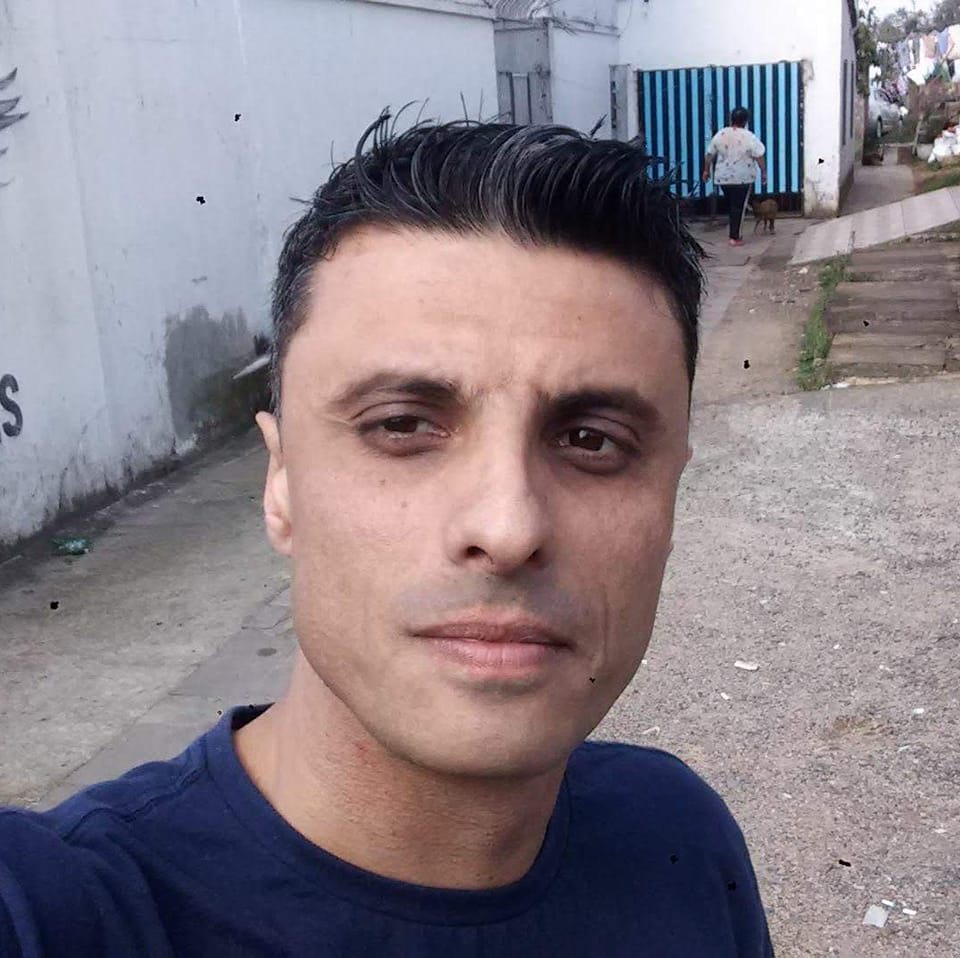
#> input picture imagem.jpg, 960 x 958 px
$ python binarios-com-python.py
#> lines starting #> are read from the running program, lines starting #| are printed output that depends on the picture

from PIL import Image # Importa a biblioteca PIL (Python Imaging Library) para manipulação de imagens
import numpy as np # Importa a biblioteca NumPy para manipulação de arrays
#import sys # Importa o módulo sys para acessar variáveis e funções do sistema
#print(sys.executable) # Imprime o caminho do executável do Python para resolver problemas de importação de bibliotecas


def main():
    #carregar a imagem original
    img = Image.open('imagem.jpg')
#> img is the input picture: PIL image 960x958 RGB; mean R, G, B 137.2, 127.7, 135.5
    img.show() # Exibe a imagem original

    #converter a imagem em dados binários
    imgdata = np.array(img) # Converte a imagem em um array NumPy
    bynary_data = imgdata.tobytes() # Converte o array em dados binários

    #salvar os dados binários em um arquivo
    with open('original_img.bin', 'wb') as file: # Abre o arquivo 'imagem.bin' para escrita em modo binário
        file.write(bynary_data) # Escreve os dados binários no arquivo

    #copiar o arquivo binário
    with open('original_img.bin', 'rb') as original_file:
        data = original_file.read() # Lê os dados binários do arquivo original

    with open('copia_img.bin', 'wb') as copy_file: # Abre o arquivo 'copia_img.bin' para escrita em modo binário
        copy_file.write(data)

    #Manipulação dos dados do arquivo binário cópia
    #Exemplo de manipulação: inverter os bytes
    with open('copia_img.bin', 'rb') as file: # Abre o arquivo 'copia_img.bin' para leitura em modo binário
        data = bytearray(file.read()) # Lê os dados binários do arquivo e os armazena em um objeto bytearray

    data = data[::-1] # Inverte os bytes do objeto bytearray

    with open('copia_img.bin', 'wb') as file: # Abre o arquivo 'copia_img.bin' para escrita em modo binário
        file.write(data) # Escreve os dados binários manipulados no arquivo

    #carregar e mostrar a imagem manipulada
    # Converte os dados binários manipulados de volta para um array NumPy com a mesma forma da imagem original
    modified_data = np.frombuffer(data, dtype=np.uint8).reshape(imgdata.shape)
    modified_img = Image.fromarray(modified_data) # Converte o array NumPy de volta para uma imagem
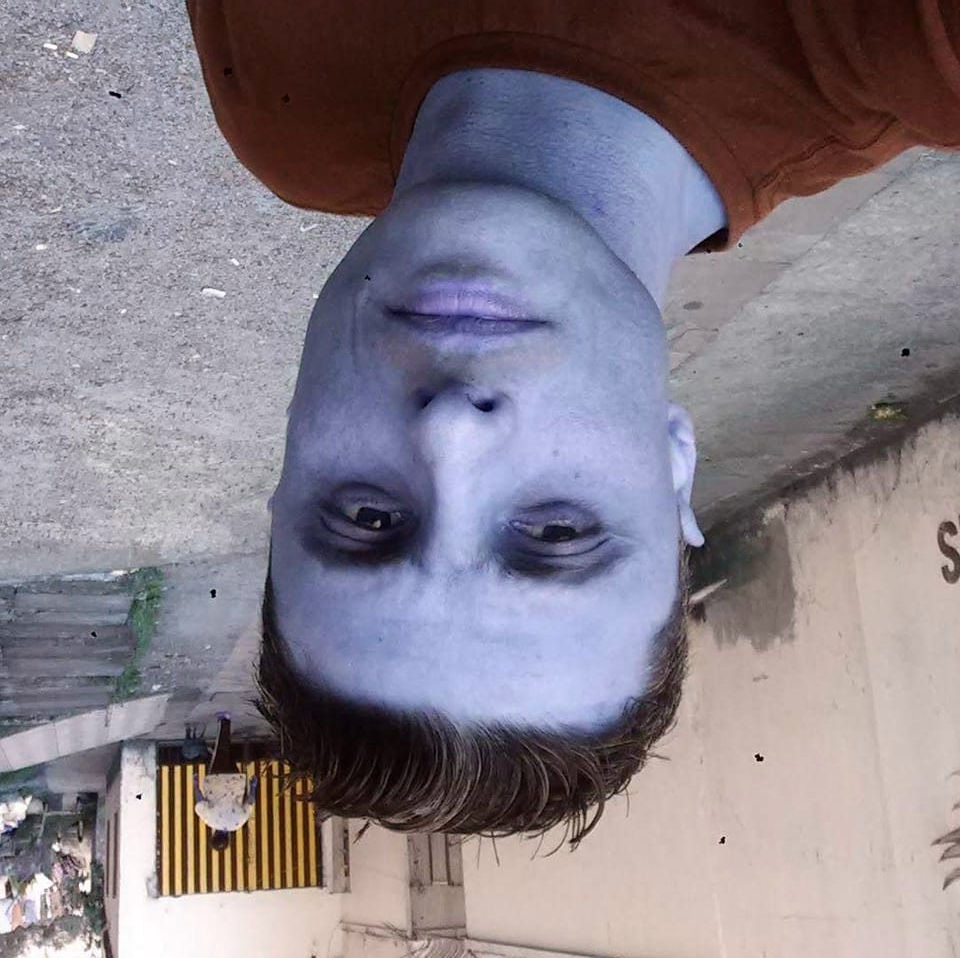
#> modified_img: PIL image 960x958 RGB; mean R, G, B 135.5, 127.7, 137.2
    modified_img.show() # Exibe a imagem manipulada

if __name__ == "__main__":
    main() # Chama a função principal para executar o código
